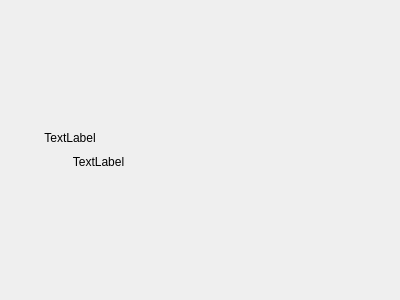
<?xml version="1.0" encoding="UTF-8"?>
<ui version="4.0">
 <class>ServerEthWidget</class>
 <widget class="QWidget" name="ServerEthWidget">
  <property name="geometry">
   <rect>
    <x>0</x>
    <y>0</y>
    <width>400</width>
    <height>300</height>
   </rect>
  </property>
  <property name="windowTitle">
   <string>Form</string>
  </property>
  <layout class="QHBoxLayout" name="horizontalLayout">
   <property name="leftMargin">
    <number>0</number>
   </property>
   <property name="topMargin">
    <number>0</number>
   </property>
   <property name="rightMargin">
    <number>0</number>
   </property>
   <property name="bottomMargin">
    <number>0</number>
   </property>
   <item>
    <layout class="QVBoxLayout" name="verticalLayout">
     <property name="spacing">
      <number>10</number>
     </property>
     <item>
      <spacer name="verticalSpacer">
       <property name="orientation">
        <enum>Qt::Vertical</enum>
       </property>
       <property name="sizeHint" stdset="0">
        <size>
         <width>20</width>
         <height>40</height>
        </size>
       </property>
      </spacer>
     </item>
     <item>
      <widget class="QLabel" name="labelPic">
       <property name="sizePolicy">
        <sizepolicy hsizetype="Fixed" vsizetype="Preferred">
         <horstretch>0</horstretch>
         <verstretch>0</verstretch>
        </sizepolicy>
       </property>
       <property name="minimumSize">
        <size>
         <width>140</width>
         <height>0</height>
        </size>
       </property>
       <property name="maximumSize">
        <size>
         <width>140</width>
         <height>16777215</height>
        </size>
       </property>
       <property name="text">
        <string>TextLabel</string>
       </property>
       <property name="alignment">
        <set>Qt::AlignBottom|Qt::AlignHCenter</set>
       </property>
      </widget>
     </item>
     <item>
      <widget class="QLabel" name="labelName">
       <property name="text">
        <string>TextLabel</string>
       </property>
       <property name="alignment">
        <set>Qt::AlignCenter</set>
       </property>
      </widget>
     </item>
     <item>
      <spacer name="verticalSpacer_2">
       <property name="orientation">
        <enum>Qt::Vertical</enum>
       </property>
       <property name="sizeHint" stdset="0">
        <size>
         <width>20</width>
         <height>40</height>
        </size>
       </property>
      </spacer>
     </item>
    </layout>
   </item>
   <item>
    <layout class="QVBoxLayout" name="verticalLayout_3">
     <item>
      <spacer name="verticalSpacer_3">
       <property name="orientation">
        <enum>Qt::Vertical</enum>
       </property>
       <property name="sizeHint" stdset="0">
        <size>
         <width>20</width>
         <height>40</height>
        </size>
       </property>
      </spacer>
     </item>
     <item>
      <layout class="QVBoxLayout" name="verticalLayout_2">
       <item>
        <widget class="LabelLineEdit" name="widgetIp" native="true"/>
       </item>
       <item>
        <spacer name="verticalSpacer_5">
         <property name="orientation">
          <enum>Qt::Vertical</enum>
         </property>
         <property name="sizeType">
          <enum>QSizePolicy::Fixed</enum>
         </property>
         <property name="sizeHint" stdset="0">
          <size>
           <width>20</width>
           <height>18</height>
          </size>
         </property>
        </spacer>
       </item>
       <item>
        <widget class="LabelLineEdit" name="widgetPort" native="true"/>
       </item>
      </layout>
     </item>
     <item>
      <spacer name="verticalSpacer_4">
       <property name="orientation">
        <enum>Qt::Vertical</enum>
       </property>
       <property name="sizeHint" stdset="0">
        <size>
         <width>20</width>
         <height>40</height>
        </size>
       </property>
      </spacer>
     </item>
    </layout>
   </item>
  </layout>
 </widget>
 <customwidgets>
  <customwidget>
   <class>LabelLineEdit</class>
   <extends>QWidget</extends>
   <header>labellineedit.h</header>
   <container>1</container>
  </customwidget>
 </customwidgets>
 <resources/>
 <connections/>
</ui>
